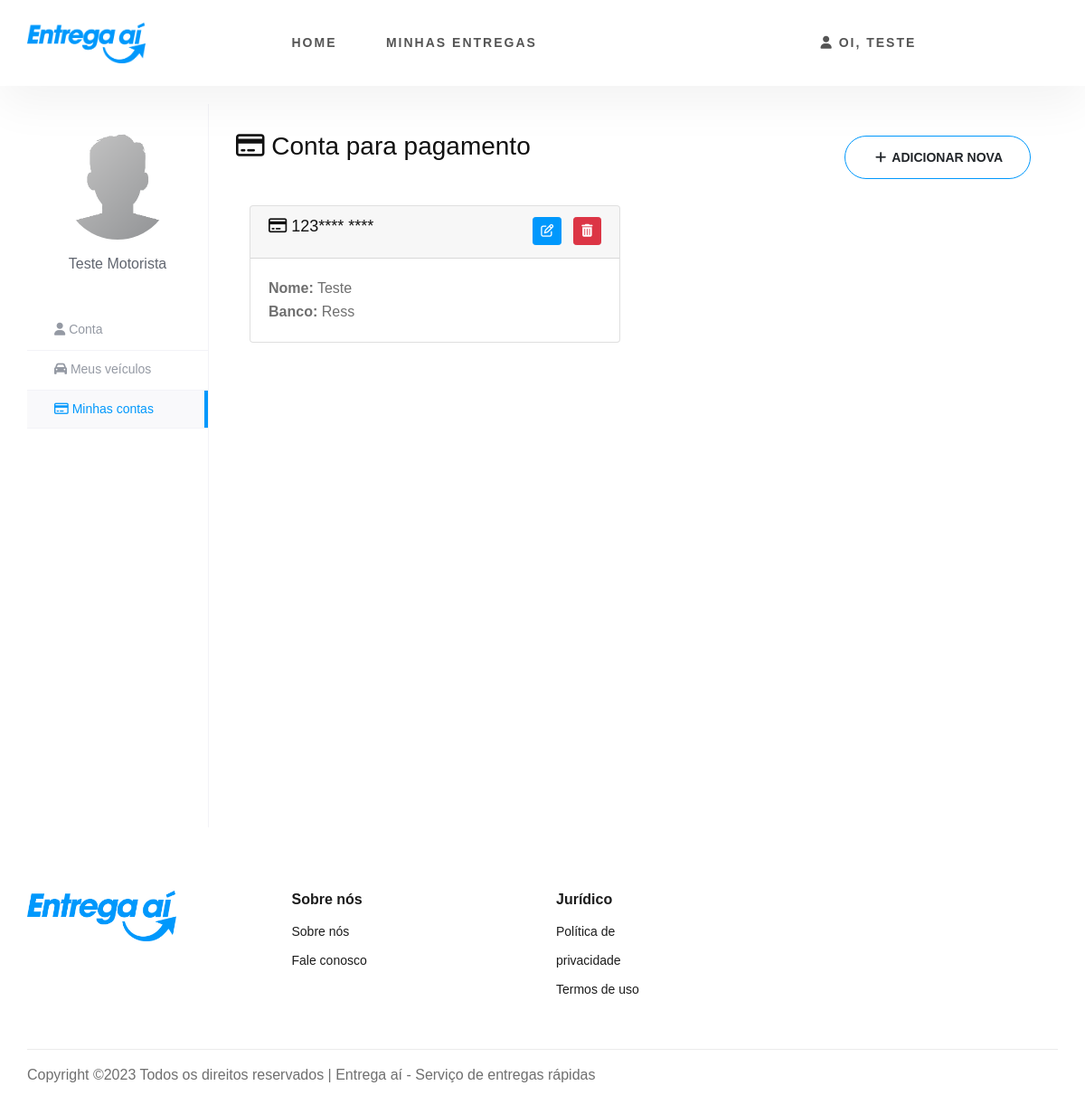
/motorista/conta-bancaria (signed in), run on the app's committed database.
### tables this page shows
CREATE TABLE `banking_info` (
  `id` int(11) NOT NULL,
  `driver_id` int(11) NOT NULL,
  `account_number` varchar(50) NOT NULL,
  `account_holder_name` varchar(250) NOT NULL,
  `bank_name` varchar(250) NOT NULL,
  `created_at` timestamp NOT NULL DEFAULT current_timestamp(),
  `updated_at` timestamp NOT NULL DEFAULT current_timestamp() ON UPDATE current_timestamp()
);

### app/functions/View.php (called while the page is built, shortened)
<?php
class View
{
    public static function render($viewPath, $data = [], $layout = 'default')
    {
        $content = self::getContent($viewPath, $data);
    }
    private static function getContent($viewPath, $data)
    {
        extract($data);
        require 'app/views/' . $viewPath . '.php';
        return ob_get_clean();
    }
}

### app/controllers/AccountBankController.php (called while the page is built, shortened)
<?php
class AccountBankController
{
    public function renderAccountBank()
    {
        $driver_id = (int) $_SESSION['driver_id'];
        $accountBankDAO = new AccountBankDAO();
        $accountBankDAO = $accountBankDAO->getByConditions("driver_id  = $driver_id");
        $title = "Minhas contas de pagamento | Entrega aí";
        $data = [
            'title' => $title,
            'accountBankDAO' => $accountBankDAO,
            'menuDinamic' => '/contas'
        ];
        View::render('drivers/account-bank', $data, 'default');
    }
}

### app/functions/Dispatcher.php (called while the page is built, shortened)
<?php
class Dispatcher {
    private $routes = [];
    public function addRoute($url, $controller, $action) {
        $this->routes[$url] = ['controller' => $controller, 'action' => $action];
    }
    public function dispatch($url) {
        foreach ($this->routes as $route => $info) {
            $params = $this->extractParams($route, $url);
            if ($params !== null) {
                $action = $info['action'];
                $controller = new $controllerClass();
                $args = [];
                if (method_exists($controller, $action)) {
                    call_user_func_array([$controller, $action], $args);
                    return true;
                } else {
                }
            }
        }
        return false;
    }
    private function extractParams($route, $url) {
        $routeParts = explode('/', $route);
        $urlParts = explode('/', $url);
        if (count($routeParts) !== count($urlParts)) {
            return null;
        }
        $params = [];
        for ($i = 0; $i < count($routeParts); $i++) {
            if (strpos($routeParts[$i], '{') === 0 && strpos($routeParts[$i], '}') === strlen($routeParts[$i]) - 1) {
                $paramName = trim($routeParts[$i], '{}');
                $params[$paramName] = $urlParts[$i];
            } elseif ($routeParts[$i] !== $urlParts[$i]) {
                return null;
            }
        }
        return $params;
    }
}

### index.php (called while the page is built, shortened)
<?php
$dispatcher = new Dispatcher();
$dispatcher->addRoute('', HomeController::class, 'renderHome');
$dispatcher->addRoute('home', HomeController::class, 'renderHome');
$dispatcher->addRoute('termos-de-uso', HomeController::class, 'renderTermos');
$dispatcher->addRoute('politica-de-privacidade', HomeController::class, 'renderPolitica');
$dispatcher->addRoute('contato', HomeController::class, 'renderContact');
$userRoutesGroup = ['usuario'];
foreach ($userRoutesGroup as $userRoute) {
    $dispatcher->addRoute($userRoute . '/cadastrar', UserController::class, 'renderRegister');
    $dispatcher->addRoute($userRoute . '/signup', UserController::class, 'signupUser');
    $dispatcher->addRoute($userRoute . '/login', UserController::class, 'renderLogin');
    $dispatcher->addRoute($userRoute . '/signin', UserController::class, 'signinUser');
    $dispatcher->addRoute($userRoute . '/logout', UserController::class, 'logoutUser');
    $dispatcher->addRoute($userRoute . '/dashboard', UserController::class, 'renderHome');
    $dispatcher->addRoute($userRoute . '/meus-dados', UserController::class, 'renderMyProfile');
    $dispatcher->addRoute($userRoute . '/update', UserController::class, 'updateUser');
    $dispatcher->addRoute($userRoute . '/delete', UserController::class, 'deleteUser');
    $dispatcher->addRoute($userRoute . '/mudar-senha', UserController::class, 'renderUpdatePassword');
    $dispatcher->addRoute($userRoute . '/senha/update', UserController::class, 'updatePassword');
    $dispatcher->addRoute($userRoute . '/servicos', ServiceController::class, 'renderService');
    $dispatcher->addRoute($userRoute . '/delivery/new', DeliveryController::class, 'newDelivery');
    $dispatcher->addRoute($userRoute . '/delivery/cancel', DeliveryController::class, 'cancelDelivery');
    $dispatcher->addRoute($userRoute . '/historico', DeliveryController::class, 'renderHistoric');
    $dispatcher->addRoute($userRoute . '/rastrear', DeliveryController::class, 'trackingDelivery');
    $dispatcher->addRoute($userRoute . '/rastrear/delivery/{deliveryId}', DeliveryController::class, 'trackingDeliveryId');
    $dispatcher->addRoute($userRoute . '/avaliar', DeliveryController::class, 'ratingDriver');
    $dispatcher->addRoute($userRoute . '/enderecos', AddressController::class, 'renderAdresses');
    $dispatcher->addRoute($userRoute . '/enderecos/add', AddressController::class, 'addAddress');
    $dispatcher->addRoute($userRoute . '/enderecos/delete', AddressController::class, 'deleteAddress');
    $dispatcher->addRoute($userRoute . '/cartoes', CardController::class, 'renderCard');
    $dispatcher->addRoute($userRoute . '/cartoes/add', CardController::class, 'addCard');
    $dispatcher->addRoute($userRoute . '/cartoes/edit', CardController::class, 'updateCard');
    $dispatcher->addRoute($userRoute . '/cartoes/delete', CardController::class, 'deleteCard');
}
$driverRoutesGroup = ['motorista'];
foreach ($driverRoutesGroup as $driverRoute) {
    $dispatcher->addRoute($driverRoute . '/cadastrar', DriverController::class, 'renderRegister');
    $dispatcher->addRoute($driverRoute . '/signup', DriverController::class, 'signupDriver');
    $dispatcher->addRoute($driverRoute . '/login', DriverController::class, 'renderLogin');
    $dispatcher->addRoute($driverRoute . '/signin', DriverController::class, 'signinDriver');
    $dispatcher->addRoute($driverRoute . '/logout', DriverController::class, 'logoutDriver');
    $dispatcher->addRoute($driverRoute . '/dashboard', DriverController::class, 'renderHome');
    $dispatcher->addRoute($driverRoute . '/meus-dados', DriverController::class, 'renderMyProfile');
    $dispatcher->addRoute($driverRoute . '/update', DriverController::class, 'updateDriver');
    $dispatcher->addRoute($driverRoute . '/delete', DriverController::class, 'deleteDriver');
    $dispatcher->addRoute($driverRoute . '/veiculos', VehicleController::class, 'renderVehicles');
    $dispatcher->addRoute($driverRoute . '/veiculo/add', VehicleController::class, 'addVehicle');
    $dispatcher->addRoute($driverRoute . '/veiculo/delete', VehicleController::class, 'deleteVehicle');
    $dispatcher->addRoute($driverRoute . '/veiculo/edit', VehicleController::class, 'updateVehicle');
    $dispatcher->addRoute($driverRoute . '/conta-bancaria', AccountBankController::class, 'renderAccountBank');
    $dispatcher->addRoute($driverRoute . '/conta-bancaria/add', AccountBankController::class, 'addAccountBank');
    $dispatcher->addRoute($driverRoute . '/conta-bancaria/delete', AccountBankController::class, 'deleteAccountBank');
    $dispatcher->addRoute($driverRoute . '/conta-bancaria/edit', AccountBankController::class, 'updateAccountBank');
    $dispatcher->addRoute($driverRoute . '/servicos', DeliveryController::class, 'renderAvailableDeliveries');
    $dispatcher->addRoute($driverRoute . '/historico', DeliveryController::class, 'renderHistoricDriver');
    $dispatcher->addRoute($driverRoute . '/acceptDelivery', DeliveryController::class, 'acceptDelivery');
    $dispatcher->addRoute($driverRoute . '/delivery/cancel', DeliveryController::class, 'cancelDeliveryDriver');
    $dispatcher->addRoute($driverRoute . '/delivery/updateStatus', DeliveryController::class, 'updateStatus');
    $dispatcher->addRoute($driverRoute . '/delivery/delivered', DeliveryController::class, 'deliveredDeliveryDriver');
    $dispatcher->addRoute($driverRoute . '/delivering/{deliveryId}', DeliveryController::class, 'renderDelivering');
    $dispatcher->addRoute($driverRoute . '/update/update-coordenades', DeliveryController::class, 'updateCoordenades');
}
$dispatcher->addRoute('editar/{id}', UserController::class, 'showViewUser');
$dispatcher->addRoute('pesquisa/{termo}', UserController::class, 'searchUsers');
$dispatcher->addRoute('pesquisar/{termo}', UserController::class, 'searchUsersGet');
$dispatcher->addRoute('error404', ErrorController::class, 'renderError');
$url = isset($_GET['url']) ? $_GET['url'] : '';
$routeFound = $dispatcher->dispatch($url);

### app/functions/GenericDAO.php (called while the page is built, shortened)
<?php
class GenericDAO
{
    private $entityClass;
    public function __construct(string $entityClass)
    {
        $this->entityClass = $entityClass;
    }
    public function executeQuery(string $sql, array $params = [])
    {
        $db = Database::getConnection();
        $stmt = $db->prepare($sql);
        $stmt->execute();
        $stmt->setFetchMode(\PDO::FETCH_CLASS, $this->entityClass);
        return $stmt->fetchAll();
    }
    public function getByConditions($conditions)
    {
        if (!empty($conditions) && is_string($conditions)) {
            $sql = "SELECT * FROM " . $this->table . " WHERE " . $conditions;
            return $this->executeQuery($sql);
        } else {
            return [];
        }
    }
}

### app/models/AccountBank.php (called while the page is built, shortened)
<?php
class AccountBank
{
    private ?int $id = null;
    private ?string $account_number = null;
    private ?string $account_holder_name = null;
    private ?string $bank_name = null;
    public function getId(): ?int
    {
        return $this->id;
    }
    public function getAccount_number(): string
    {
        return $this->account_number;
    }
    public function getAccount_holder_name(): string
    {
        return $this->account_holder_name;
    }
    public function getBank_name(): string
    {
        return $this->bank_name;
    }
}

### app/views/drivers/account-bank.php (the view, shortened to what this page needs)
<?php include_once __DIR__ . '/../includes/menu.php'; ?>
      <div class="container">
         <div class="view-account">
            <section class="module">
               <div class="module-inner">
                  <?php include_once __DIR__ . '/../includes/sideMenu.php'; ?>
                  <div class="content-panel">
                    <div class="d-sm-flex align-items-center justify-content-between">
                       <h1 class="h3 mb-4 text-gray-800"><i class="fa fa-credit-card"></i> Conta para pagamento</h1>
                       <a class=" site-btn-secondary site-btn" data-toggle="modal" data-target="#addAccountModal"><i class="fas fa-fw fa-plus"></i> Adicionar nova</a>
                    </div>
                     <div class="container">
                        <?php if (empty($accountBankDAO)) { ?>
                       <div class="text-center mt-5">
                          <img src="<?= IMG ?>/no_data.svg" style="width: 15%;" class="img-fluid" alt="Sem dados">
                          <p class="mt-4 mb-4">Você ainda não cadastrou nenhuma conta!</p>
                       </div>
                       <?php } else { ?>
                       <div class="row">
                          <?php foreach ($accountBankDAO as $account) { ?>
                          <div class="col-md-6">
                             <div class="card mb-3">
                                <div class="card-header">
                                   <h5 class="card-title">
                                      <i class="fa fa-credit-card" aria-hidden="true"></i>
                                      <?= substr($account->getAccount_number(), 0, strrpos($account->getAccount_number(), '.' ) - 9 ).'**** ****'; ?>
                                      <span class="float-right">
                                         <button class="btn btn-sm btn-primary mr-2" data-toggle="modal" data-target="#editAccountModal<?= $account->getId(); ?>" title="Editar">
                                         <i class="fa fa-edit" aria-hidden="true"></i>
                                         </button>
                                         <form action="<?= BASE_URL ?>usuario/cartoes/delete" method="post" onsubmit="return confirm('Você tem certeza que quer apagar esse cartão?')" class="d-inline">
                                            <button type="submit" class="btn btn-sm btn-danger" title="Apagar">
                                            <i class="fa fa-trash" aria-hidden="true"></i>
                                            </button>
                                         </form>
                                      </span>
                                   </h5>
                                </div>
                                <div class="card-body">
                                   <div class="row">
                                      <div class="col-sm-12">
                                         <p class="card-text">
                                            <strong>Nome:</strong> <?= $account->getAccount_holder_name(); ?><br>
                                            <strong>Banco:</strong> <?= $account->getBank_name(); ?><br>
                                         </p>
                                      </div>
                                   </div>
                                </div>
                             </div>
                          </div>
                          <?php } ?>
                       </div>
                       <?php } ?>
                     </div>
                  </div>
               </div>
            </section>
         </div>
      </div>
<?php include_once __DIR__ . '/../includes/footer.php'; ?>

### assets/css/style.css (style rules this page uses)
.view-account { background:#FFFFFF; margin-top:20px; }
.view-account .content-panel { padding: 30px }
@media (min-width:992px) { .view-account .content-panel { min-height: 800px; border-left: 1px solid #f3f3f7; margin-left: 200px } }
@media only screen and (min-width: 1200px) { .container { max-width: 1170px; } }

### data on the page
banking_info: account_number "123", account_holder_name "Teste", bank_name "Ress"

### other printed values
$_SESSION['first_name'] "TESTE"
$_SESSION['driver_name'] "Teste Motorista"
